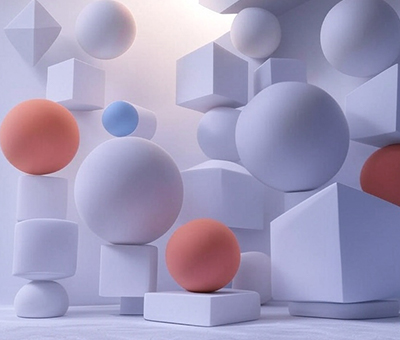
#> input picture src/captcha_images/Go Captcha Image (1).jpg, 400 x 340 px
$ python -i cv_utils.py   (imports and definitions only)
#> lines starting #> are read from the running program, lines starting #| are printed output that depends on the picture
#> further down, picture is the input picture: shape (340, 400, 3); mean B, G, R 186.5, 155.4, 162.3
"""
Computer Vision Utility Functions

Helper functions for image processing, feature detection, and pattern matching
used by the CV attacker.
"""

import cv2
import numpy as np
from typing import Tuple, List, Optional
import logging

logger = logging.getLogger(__name__)


def preprocess_image(image: np.ndarray) -> np.ndarray:
    """
    Preprocess image for better feature detection

    Args:
        image: Input image (BGR format)

    Returns:
        Preprocessed grayscale image
    """
    gray = cv2.cvtColor(image, cv2.COLOR_BGR2GRAY)
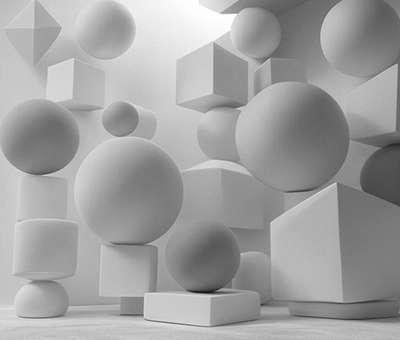
#> gray: shape (340, 400); min 15, max 255, mean 161

    # Apply Gaussian blur to reduce noise
    blurred = cv2.GaussianBlur(gray, (5, 5), 0)

    # Enhance contrast using CLAHE (Contrast Limited Adaptive Histogram Equalization)
    clahe = cv2.createCLAHE(clipLimit=2.0, tileGridSize=(8, 8))
    enhanced = clahe.apply(blurred)
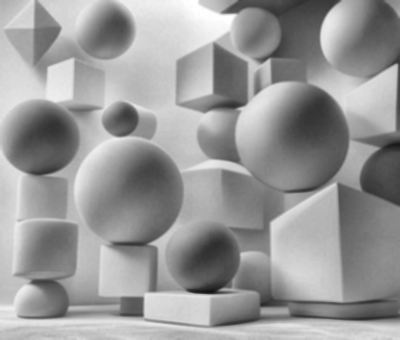
#> enhanced: shape (340, 400); min 18, max 255, mean 152.7

    return enhanced


# [287 lines left out: functions detect_rectangles, template_matching, non_max_suppression, detect_rotation_angle, feature_matching, calculate_homography and 3 more, not called in this run]

>>> import cv2
>>> picture = cv2.imread('../../src/captcha_images/Go Captcha Image (1).jpg')
>>> result = preprocess_image(picture)

$ run again, on src/captcha_images/Go Captcha Image (2).jpg
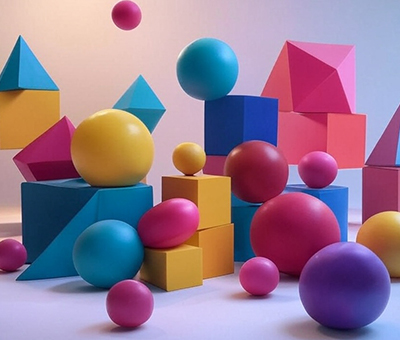
#> input picture src/captcha_images/Go Captcha Image (2).jpg, 400 x 340 px
#> picture is the input picture: shape (340, 400, 3); mean B, G, R 144.2, 121.3, 149.9
#> in preprocess_image, `gray = cv2.cvtColor(image, cv2.COLOR_BGR2GRAY)`:
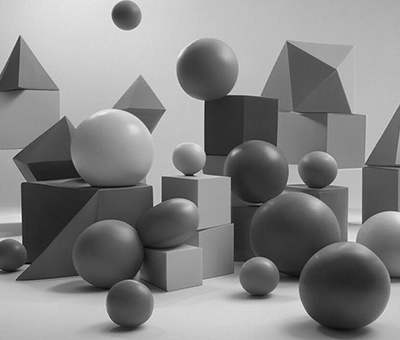
#> gray: shape (340, 400); min 4, max 250, mean 132.5
#> in preprocess_image, `enhanced = clahe.apply(blurred)`:
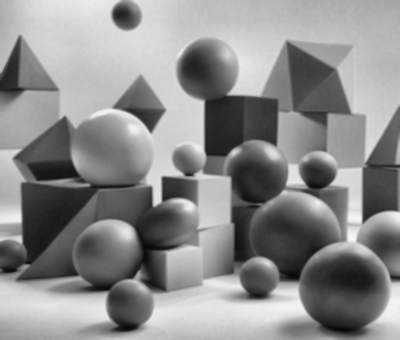
#> enhanced: shape (340, 400); min 6, max 248, mean 139.4

$ run again, on src/captcha_images/Go Captcha Image (3).jpg
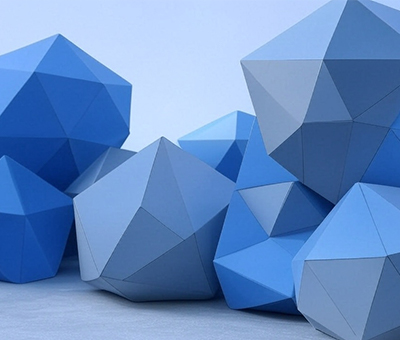
#> input picture src/captcha_images/Go Captcha Image (3).jpg, 400 x 340 px
#> picture is the input picture: shape (340, 400, 3); mean B, G, R 195.6, 139.3, 100.3
#> in preprocess_image, `gray = cv2.cvtColor(image, cv2.COLOR_BGR2GRAY)`:
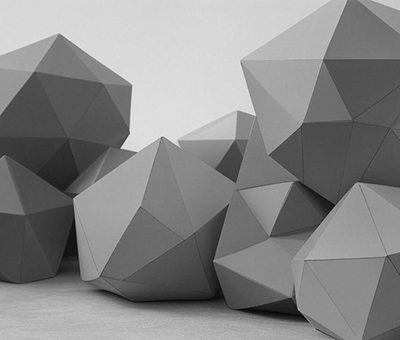
#> gray: shape (340, 400); min 3, max 234, mean 134.1
#> in preprocess_image, `enhanced = clahe.apply(blurred)`:
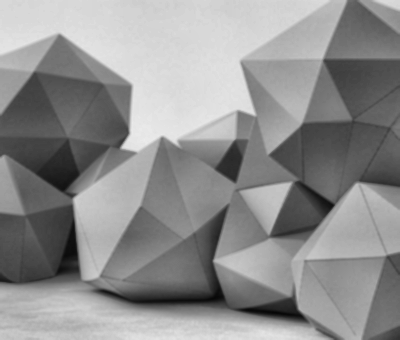
#> enhanced: shape (340, 400); min 6, max 236, mean 142.8

$ run again, on src/captcha_images/Go Captcha Image (4).jpg
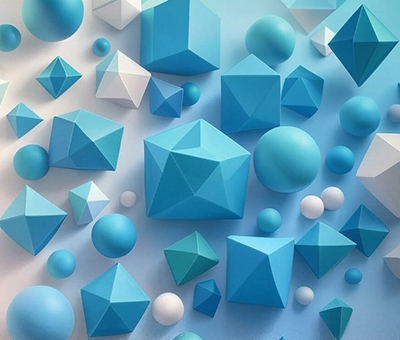
#> input picture src/captcha_images/Go Captcha Image (4).jpg, 400 x 340 px
#> picture is the input picture: shape (340, 400, 3); mean B, G, R 184, 157, 97.3
#> in preprocess_image, `gray = cv2.cvtColor(image, cv2.COLOR_BGR2GRAY)`:
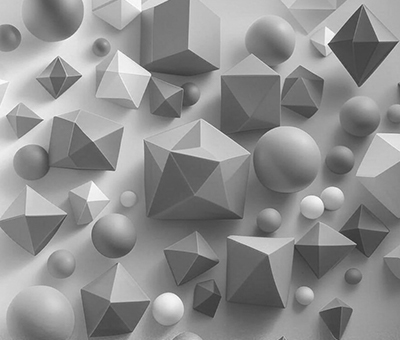
#> gray: shape (340, 400); min 48, max 255, mean 142.2
#> in preprocess_image, `enhanced = clahe.apply(blurred)`:
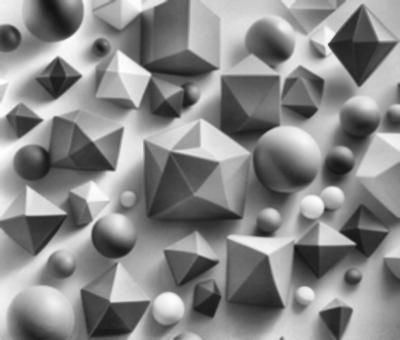
#> enhanced: shape (340, 400); min 19, max 255, mean 135.5
